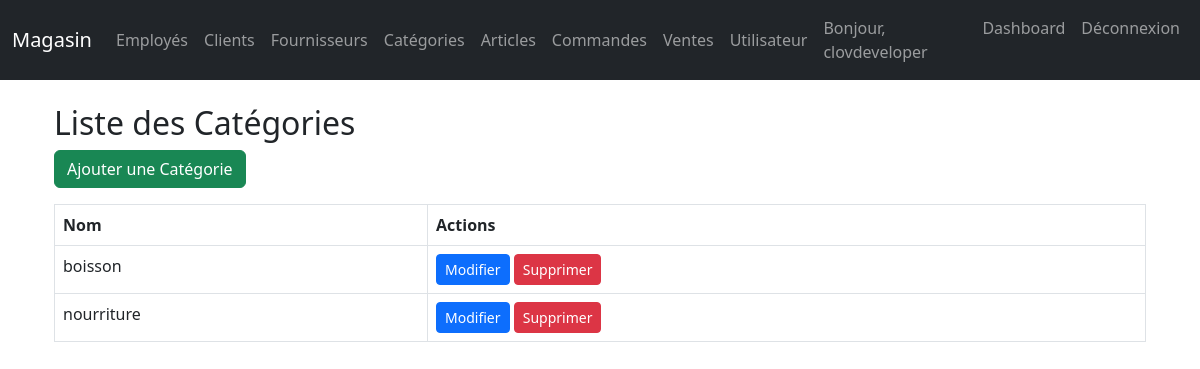
/categories/ (signed in), run on the app's committed database.
### shop/models.py (models this page shows, shortened)
class AppUser(AbstractUser):
    ROLE_CHOICES = (
        ('admin', 'Admin'),
        ('employee', 'Employee'),
        ('user', 'User'),
    )
    telephone = models.CharField(max_length=15)
    cni = models.CharField(max_length=15)
    adresse = models.CharField(max_length=50)
    role = models.CharField(max_length=10, choices=ROLE_CHOICES, default='user')

class Categorie(models.Model):
    nom = models.CharField(max_length=50)

### shop/views.py (the view)
# urls.py: path('categories/', views.categorie_list, name='categorie_list'),
@login_required
def categorie_list(request):
    categories = Categorie.objects.all()
    return render(request, 'shop/categorie_list.html', {'categories': categories})

### templates/shop/categorie_list.html
{% extends 'base.html' %}
{% block content %}
<div class="container mt-4">
    <h2>Liste des Catégories</h2>
    <a href="{% url 'categorie_create' %}" class="btn btn-success mb-3">Ajouter une Catégorie</a>
    <table class="table table-bordered">
        <thead>
            <tr><th>Nom</th><th>Actions</th></tr>
        </thead>
        <tbody>
            {% for categorie in categories %}
            <tr>
                <td>{{ categorie.nom }}</td>
                <td>
                    <a href="{% url 'categorie_update' categorie.id %}" class="btn btn-primary btn-sm">Modifier</a>
                    <a href="{% url 'categorie_delete' categorie.id %}" class="btn btn-danger btn-sm">Supprimer</a>
                </td>
            </tr>
            {% endfor %}
        </tbody>
    </table>
</div>
{% endblock %}

### templates/base.html (shortened to what this page needs)
<!DOCTYPE html>
<html lang="fr">
<head>
    <link href="https://cdn.jsdelivr.net/npm/bootstrap@5.3.0/dist/css/bootstrap.min.css" rel="stylesheet">
</head>
<body>
<nav class="navbar navbar-expand-lg navbar-dark bg-dark mb-4">
    <div class="container-fluid">
        <a class="navbar-brand" href="{% url 'home' %}">Magasin</a>
        <div class="collapse navbar-collapse" id="navbarLinks">
            <ul class="navbar-nav me-auto mb-2 mb-lg-0">
                <li class="nav-item">
                    <a class="nav-link" href="{% url 'employe_list' %}">Employés</a>
                </li>
                <li class="nav-item">
                    <a class="nav-link" href="{% url 'client_list' %}">Clients</a>
                </li>
                <li class="nav-item">
                    <a class="nav-link" href="{% url 'fournisseur_list' %}">Fournisseurs</a>
                </li>
                <li class="nav-item">
                    <a class="nav-link" href="{% url 'categorie_list' %}">Catégories</a>
                </li>
                <li class="nav-item">
                    <a class="nav-link" href="{% url 'article_list' %}">Articles</a>
                </li>
                <li class="nav-item">
                    <a class="nav-link" href="{% url 'commande_list' %}">Commandes</a>
                </li>
                <li class="nav-item">
                    <a class="nav-link" href="{% url 'vente_list' %}">Ventes</a>
                </li>
                <li class="nav-item">
                    <a class="nav-link" href="{% url 'appuser_list' %}">Utilisateur</a>
                </li>
            </ul>
            <ul class="navbar-nav ms-auto">
                {% if user.is_authenticated %}
                <li class="nav-item">
                    <span class="nav-link">Bonjour, {{ user.username }}</span>
                </li>
                {% if user.role == 'admin' %}
                <li class="nav-item">
                    <a class="nav-link" href="{% url 'admin_dashboard' %}">Dashboard</a>
                </li>
                {% endif %}
                <li class="nav-item">
                    <a class="nav-link" href="{% url 'logout' %}">Déconnexion</a>
                </li>
                {% else %}
                <li class="nav-item">
                    <a class="nav-link" href="{% url 'login' %}">Connexion</a>
                </li>
                {% endif %}
            </ul>
        </div>
    </div>
</nav>
<div class="container">
    {% block content %}{% endblock %}
</div>
</body>
</html>

### data on the page
AppUser: username "clovdeveloper"
Categorie: nom "boisson"
Categorie: nom "nourriture"
